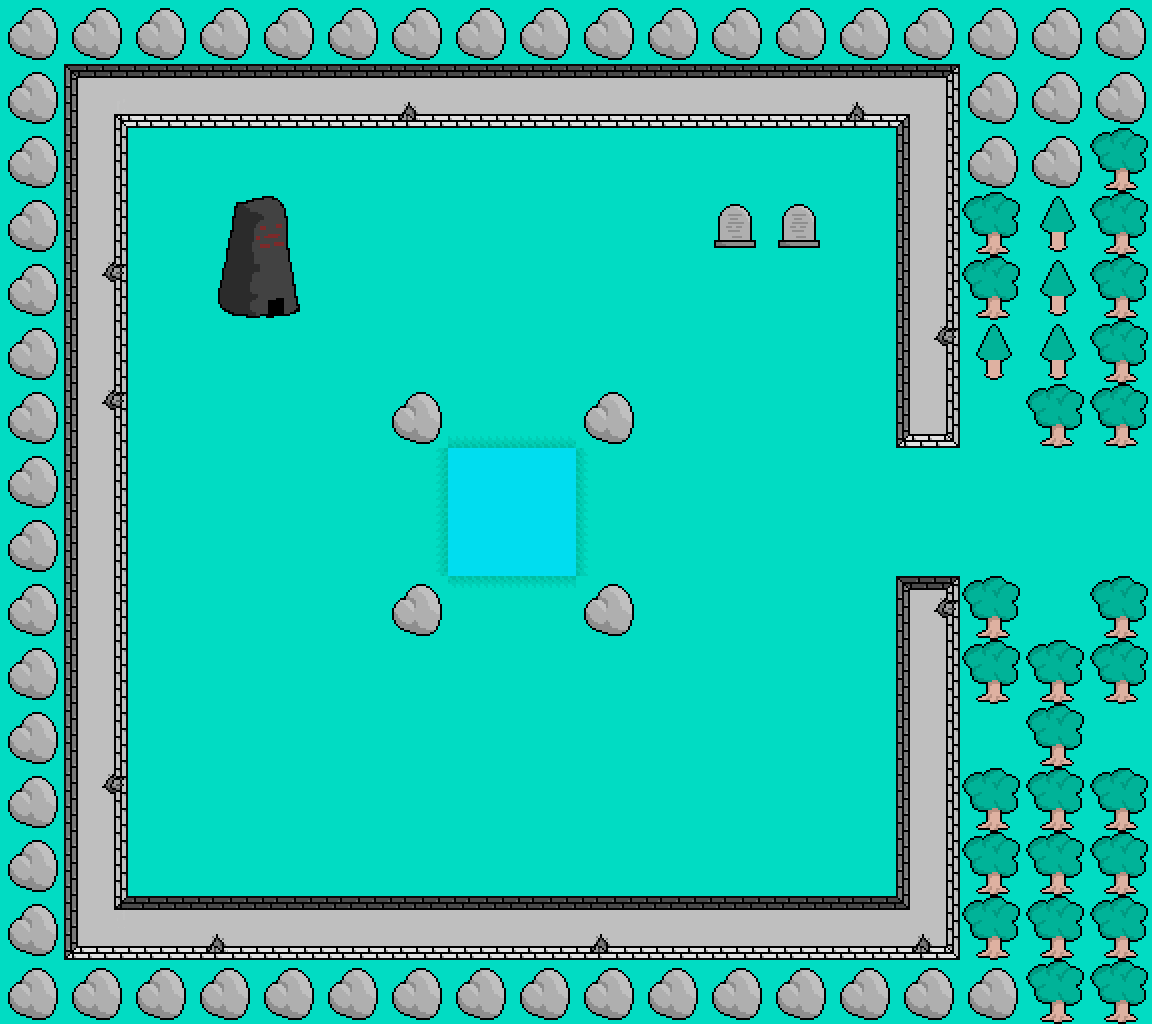

This is a level from a 2D game, rendered from its Tiled map with the project's own tilesets. A one-line summary and the map file follow, with tile-layer data summarised:
An orthogonal 18x16 tile map with 64x64 px tiles, 2 tile layers (Tile Layer 1, Tile Layer 2) and 19 objects (14x enemy, 2x bridge, 2x bridgedestination, bubble).

<map version="1.0" orientation="orthogonal" width="18" height="16" tilewidth="64" tileheight="64">
 <properties>
  <property name="name" value="Black Rock entrance" />
 </properties>
 <tileset firstgid="1" name="graphics" tilewidth="64" tileheight="64">
  <image source="graphics2x.png" width="640" height="2368" />
 </tileset>
 <layer name="Tile Layer 1" width="18" height="16">
  <data>[288 cells, 288 non-empty, 6 distinct tile ids]</data>
 </layer>
 <layer name="Tile Layer 2" width="18" height="16">
  <data>[288 cells, 142 non-empty, 18 distinct tile ids]</data>
 </layer>
 <objectgroup name="bridges" width="18" height="16">
  <object name="blackrockeast" type="bridge" x="1088" y="448" width="64" height="128" />
  <object name="blackrockeast" type="bridgedestination" x="1024" y="448" width="64" height="128" />
  <object name="blackrock" type="bridge" x="256" y="256" width="64" height="64" />
  <object name="blackrock" type="bridgedestination" x="320" y="256" width="64" height="128" />
 </objectgroup>
 <objectgroup name="enemies" width="18" height="16">
  <object name="new Monk()" type="enemy" x="192" y="384" width="64" height="64" />
  <object name="new Monk()" type="enemy" x="192" y="512" width="64" height="64" />
  <object name="new Monk()" type="enemy" x="320" y="384" width="64" height="64" />
  <object name="new Monk()" type="enemy" x="320" y="512" width="64" height="64" />
  <object name="new Monk()" type="enemy" x="384" y="320" width="64" height="64" />
  <object name="new Monk()" type="enemy" x="384" y="192" width="64" height="64" />
  <object name="new Monk()" type="enemy" x="512" y="320" width="64" height="64" />
  <object name="new Monk()" type="enemy" x="512" y="192" width="64" height="64" />
  <object name="new Monk()" type="enemy" x="192" y="640" width="64" height="64" />
  <object name="new Monk()" type="enemy" x="320" y="640" width="64" height="64" />
  <object name="new Monk()" type="enemy" x="192" y="768" width="64" height="64" />
  <object name="new Monk()" type="enemy" x="320" y="768" width="64" height="64" />
  <object name="new Monk()" type="enemy" x="640" y="192" width="64" height="64" />
  <object name="new Monk()" type="enemy" x="640" y="320" width="64" height="64" />
 </objectgroup>
 <objectgroup name="messages" width="18" height="16">
  <object name="Look at the number of Monks fromm the Cult! The King was right, we should report back." type="bubble" repeat="false" topic="Monks" topictext="The black rock is infested with monks from the Cult!" x="960" y="448" width="128" height="128" />
 </objectgroup>
</map>
